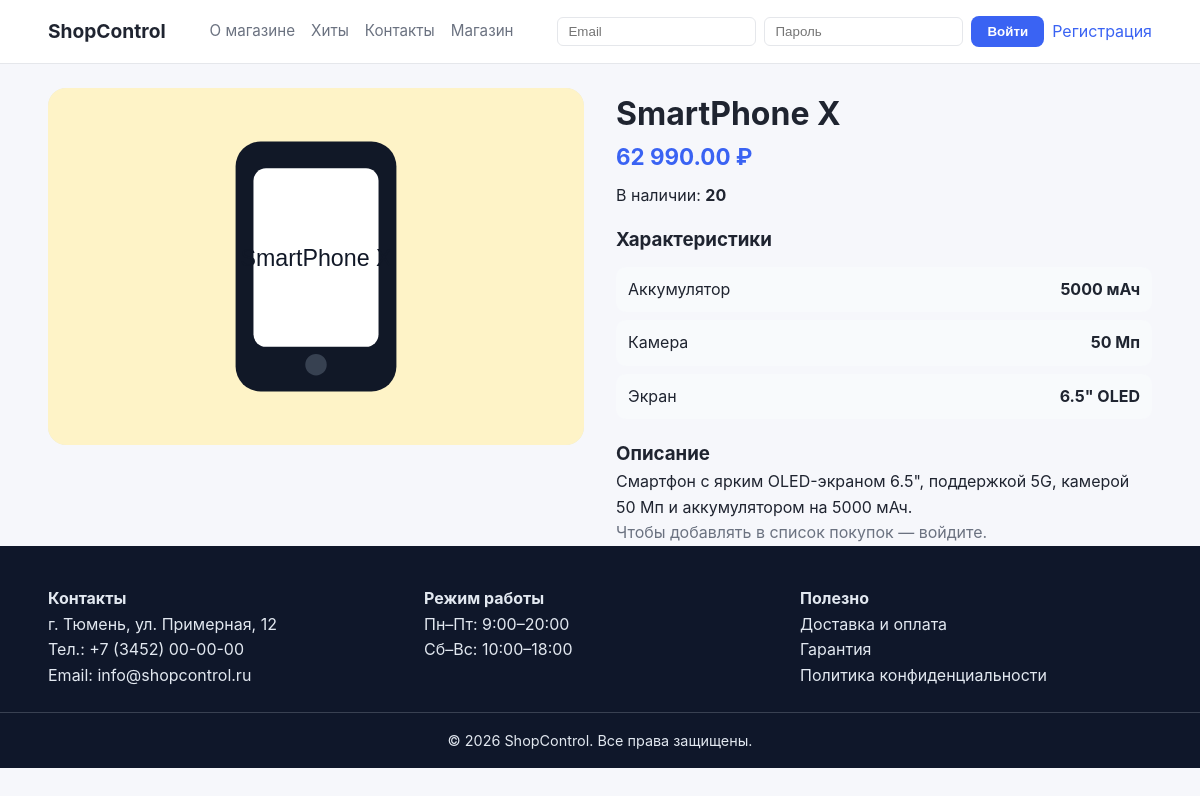
/product.php?id=2, run on the app's committed database.
### tables this page shows
CREATE TABLE products (
  id            BIGINT UNSIGNED PRIMARY KEY AUTO_INCREMENT,
  category_id   BIGINT UNSIGNED NULL,
  title         VARCHAR(200) NOT NULL,
  short_desc    VARCHAR(400) NOT NULL,
  description   TEXT NOT NULL,
  price         DECIMAL(10,2) NOT NULL CHECK (price >= 0),
  stock_qty     INT NOT NULL DEFAULT 0 CHECK (stock_qty >= 0),
  is_active     TINYINT(1) NOT NULL DEFAULT 1,
  main_image    VARCHAR(255) NULL,
  created_at    TIMESTAMP NOT NULL DEFAULT CURRENT_TIMESTAMP,
  updated_at    TIMESTAMP NULL DEFAULT NULL ON UPDATE CURRENT_TIMESTAMP,
  CONSTRAINT fk_products_category
    FOREIGN KEY (category_id) REFERENCES categories(id)
    ON DELETE SET NULL ON UPDATE CASCADE,
  INDEX idx_products_active (is_active),
  INDEX idx_products_category (category_id),
  INDEX idx_products_price (price)
);

CREATE TABLE product_specs (
  id         BIGINT UNSIGNED PRIMARY KEY AUTO_INCREMENT,
  product_id BIGINT UNSIGNED NOT NULL,
  spec_key   VARCHAR(80) NOT NULL,
  spec_value VARCHAR(200) NOT NULL,
  CONSTRAINT fk_specs_product
    FOREIGN KEY (product_id) REFERENCES products(id)
    ON DELETE CASCADE ON UPDATE CASCADE,
  UNIQUE KEY uniq_product_spec (product_id, spec_key),
  INDEX idx_specs_product (product_id)
);

### app/helpers.php (called while the page is built, shortened)
<?php
function e(string $value): string
{
    return htmlspecialchars($value, ENT_QUOTES | ENT_SUBSTITUTE, 'UTF-8');
}

### app/auth.php (called while the page is built, shortened)
<?php
function current_user(): ?array
{
    return $_SESSION['user'] ?? null;
}

### public/product.php (the view, shortened to what this page needs)
<?php
require __DIR__ . '/../app/auth.php';
require __DIR__ . '/../app/helpers.php';
$pdo = db();
$id = (int)($_GET['id'] ?? 0);
$stmt = $pdo->prepare("
  SELECT p.*
  FROM products p
  WHERE p.id = ? AND p.is_active = 1
");
$stmt->execute([$id]);
$product = $stmt->fetch();
$specsStmt = $pdo->prepare("SELECT spec_key, spec_value FROM product_specs WHERE product_id = ? ORDER BY spec_key");
$specsStmt->execute([$id]);
$specs = $specsStmt->fetchAll();
?>
<!doctype html>
<html lang="ru">
<head>
    <link rel="stylesheet" href="/assets/css/style.css">
</head>
<body>
    <?php include __DIR__ . '/partials/header.php'; ?>
    <main class="container">
        <div class="product-page">
            <img class="product-big" src="/<?= e($product['main_image'] ?? '') ?>" alt="">
            <div>
                <h1><?= e($product['title']) ?></h1>
                <p class="price"><?= number_format((float)$product['price'], 2, '.', ' ') ?> ₽</p>
                <p class="stock">В наличии: <strong><?= (int)$product['stock_qty'] ?></strong></p>
                <?php if ($specs): ?>
                    <h3>Характеристики</h3>
                    <ul class="specs">
                        <?php foreach ($specs as $s): ?>
                            <li><span><?= e($s['spec_key']) ?></span><b><?= e($s['spec_value']) ?></b></li>
                        <?php endforeach; ?>
                    </ul>
                <?php endif; ?>
                <h3>Описание</h3>
                <p><?= nl2br(e($product['description'])) ?></p>
                <?php if (current_user()): ?>
                    <form method="post" action="/wishlist.php">
                        <input type="hidden" name="product_id" value="<?= (int)$product['id'] ?>">
                        <button class="btn" type="submit" name="action" value="add">Добавить в список покупок</button>
                    </form>
                <?php else: ?>
                    <p class="muted">Чтобы добавлять в список покупок — войдите.</p>
                <?php endif; ?>
            </div>
        </div>
    </main>
    <?php include __DIR__ . '/partials/footer.php'; ?>
</body>
</html>

### public/assets/css/style.css (style rules this page uses)
:root { --bg: #f6f7fb; --text: #1f2430; --muted: #6b7280; --primary: #3a63f3; --primary-dark: #2c4ec4; --card: #ffffff; --border: #e5e7eb; --success: #22c55e; --error: #ef4444; }
* { box-sizing: border-box; margin: 0; padding: 0; }
body { font-family: "Inter", "Segoe UI", sans-serif; background: var(--bg); color: var(--text); line-height: 1.6; }
img { max-width: 100%; display: block; }
.container { width: min(1140px, 92%); margin: 0 auto; }
.muted { color: var(--muted); }
.product-page { display: grid; gap: 32px; grid-template-columns: repeat(auto-fit, minmax(260px, 1fr)); margin-top: 24px; }
.product-big { width: 100%; border-radius: 18px; object-fit: cover; background: #e2e8f0; }
.price { font-size: 1.4rem; font-weight: 700; color: var(--primary); }
.stock { margin: 8px 0 16px; }
.specs { list-style: none; margin: 12px 0 20px; display: grid; gap: 8px; }
.specs li { display: flex; justify-content: space-between; background: #f8fafc; padding: 10px 12px; border-radius: 10px; }

### data on the page
products: main_image (picture), title "SmartPhone X", price "62 990.00", stock_qty "20", description "Смартфон с ярким OLED-экраном 6.5\", поддержкой 5G, камерой 50 Мп и аккумулятором на 5000 мАч."
product_specs: spec_key "Аккумулятор", spec_value "5000 мАч"
product_specs: spec_key "Камера", spec_value "50 Мп"
product_specs: spec_key "Экран", spec_value "6.5\" OLED"
